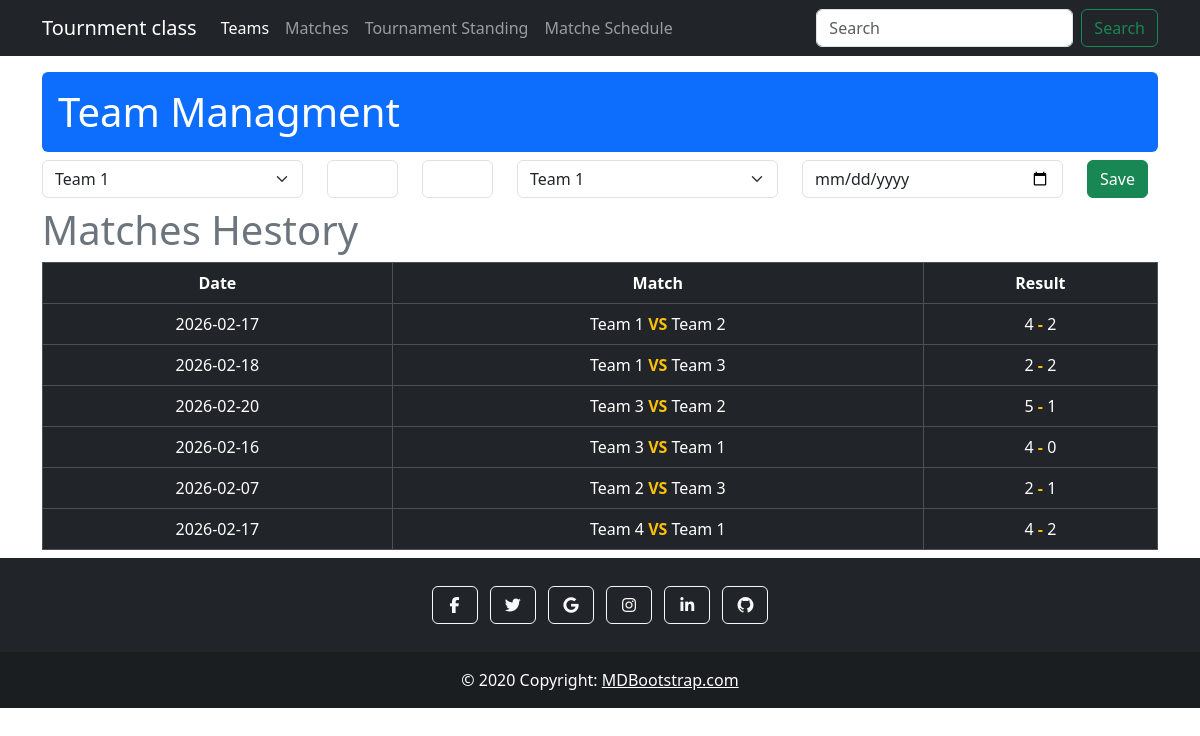
The app's page /matches.php with its own data.
### tables this page shows
CREATE TABLE `matches` (
  `id` int(11) NOT NULL,
  `team1_id` int(11) NOT NULL,
  `team2_id` int(11) NOT NULL,
  `team1_goals` int(11) NOT NULL,
  `team2_goals` int(11) NOT NULL,
  `match_date` date NOT NULL
);

CREATE TABLE `teams` (
  `id` int(11) NOT NULL,
  `class_name` varchar(255) NOT NULL,
  `points` int(11) NOT NULL,
  `goals_scored` int(11) NOT NULL,
  `goals_aginest` int(11) NOT NULL
);

### matches.php (the view, shortened to what this page needs)
<?php include "./includes/header.php" ?>
<h1 class="bg-primary text-white p-3 rounded">Team Managment</h1>
<form action="" method="post">
    <div class="row">
        <div class="col-md-3">
            <select class="form-select" name="team1_id" id="">
                <?php
                $teams = $pdo->query("SELECT * FROM `teams`");
                foreach ($teams as $team) { ?>
                    <option value="<?= $team['id'] ?>"><?= $team['class_name'] ?></option>
                <?php }
                ?>
            </select>
        </div>
        <div class="col-md-1">
            <input type="text" class="form-control" name="team1_goals">
        </div>
        <div class="col-md-1">
            <input type="text" class="form-control" name="team2_goals">
        </div>
        <div class="col-md-3">
            <select class="form-select" name="team2_id" id="">
                <?php
                $teams = $pdo->query("SELECT * FROM `teams`");
                foreach ($teams as $team) { ?>
                    <option value="<?= $team['id'] ?>"><?= $team['class_name'] ?></option>
                <?php }
                ?>
            </select>
        </div>
        <div class="col-md-3">
            <input class="form-control" type="date" name="date">
        </div>
        <div class="col-md-1">
            <button class="btn btn-success">Save</button>
        </div>
    </div>
</form>
<h1 class="text-secondary my-2">Matches Hestory</h1>
<table class="table table-hover table-dark table-bordered my-2 text-center">
    <tr>
        <th>Date</th>
        <th>Match</th>
        <th>Result</th>
    </tr>
    <tbody>
        <?php
        $matches = $pdo->query("SELECT team1.class_name AS team1_name,team2.class_name AS team2_name,matches.team1_goals AS team1_goals,matches.team2_goals AS team2_goals ,matches.match_date FROM matches
LEFT JOIN teams AS team1 ON matches.team1_id=team1.id
LEFT JOIN teams AS team2 ON matches.team2_id=team2.id");
        foreach ($matches as $team) { ?>
            <tr>
                <td><?= $team['match_date'] ?></td>
                <td><?= $team['team1_name'] ?> <span class="text-warning fw-bold">VS</span> <?= $team['team2_name'] ?></td>
                <td><?= $team['team1_goals'] ?> <span class="text-warning fw-bold">-</span> <?= $team['team2_goals'] ?></td>
            </tr>
        <?php }
        ?>
    </tbody>
</table>
<?php include "./includes/footer.php" ?>

### includes/header.php (shortened to what this page needs)
<!DOCTYPE html>
<html lang="en">
<head>
    <link rel="stylesheet" href="./css/bootstrap.min.css">
    <link rel="stylesheet" href="https://cdnjs.cloudflare.com/ajax/libs/font-awesome/7.0.1/css/all.min.css" />
</head>
<body>
    <nav
        class="navbar navbar-expand-sm navbar-dark bg-dark">
        <div class="container">
            <a class="navbar-brand" href="index.php">Tournment class</a>
            <div class="collapse navbar-collapse" id="collapsibleNavId">
                <ul class="navbar-nav me-auto mt-2 mt-lg-0">
                    <li class="nav-item">
                        <a class="nav-link active" href="teams.php" aria-current="page">Teams
                            <span class="visually-hidden">(current)</span></a>
                    </li>
                    <li class="nav-item">
                        <a class="nav-link" href="matches.php">Matches</a>
                    </li>
                    <li class="nav-item">
                        <a class="nav-link" href="standings.php">Tournament Standing</a>
                    </li>
                    <li class="nav-item">
                        <a class="nav-link" href="schedule.php">Matche Schedule</a>
                    </li>
                </ul>
                <form class="d-flex my-2 my-lg-0">
                    <input
                        class="form-control me-sm-2"
                        type="text"
                        placeholder="Search" />
                    <button
                        class="btn btn-outline-success my-2 my-sm-0"
                        type="submit">
                        Search
                    </button>
                </form>
            </div>
        </div>
    </nav>
    <div class="container mt-3">

### includes/footer.php (shortened to what this page needs)
</div>
<footer class="bg-dark text-center text-white">
  <div class="container p-4 pb-0">
    <section class="mb-4">
      <a class="btn btn-outline-light btn-floating m-1" href="#!" role="button"
        ><i class="fab fa-facebook-f"></i
      ></a>
      <a class="btn btn-outline-light btn-floating m-1" href="#!" role="button"
        ><i class="fab fa-twitter"></i
      ></a>
      <a class="btn btn-outline-light btn-floating m-1" href="#!" role="button"
        ><i class="fab fa-google"></i
      ></a>
      <a class="btn btn-outline-light btn-floating m-1" href="#!" role="button"
        ><i class="fab fa-instagram"></i
      ></a>
      <a class="btn btn-outline-light btn-floating m-1" href="#!" role="button"
        ><i class="fab fa-linkedin-in"></i
      ></a>
      <a class="btn btn-outline-light btn-floating m-1" href="#!" role="button"
        ><i class="fab fa-github"></i
      ></a>
    </section>
  </div>
  <div class="text-center p-3" style="background-color: rgba(0, 0, 0, 0.2);">
    © 2020 Copyright:
    <a class="text-white" href="https://mdbootstrap.com/">MDBootstrap.com</a>
  </div>
</footer>
</body>
</html>

### records on screen
matches: match_date "2026-02-17", team1.class_name "Team 1", team2.class_name "Team 2", team1_goals "4", team2_goals "2"
matches: match_date "2026-02-18", team1.class_name "Team 1", team2.class_name "Team 3", team1_goals "2", team2_goals "2"
matches: match_date "2026-02-20", team1.class_name "Team 3", team2.class_name "Team 2", team1_goals "5", team2_goals "1"
matches: match_date "2026-02-16", team1.class_name "Team 3", team2.class_name "Team 1", team1_goals "4", team2_goals "0"
matches: match_date "2026-02-07", team1.class_name "Team 2", team2.class_name "Team 3", team1_goals "2", team2_goals "1"
matches: match_date "2026-02-17", team1.class_name "Team 4", team2.class_name "Team 1", team1_goals "4", team2_goals "2"

### other values on screen
form field team1_id "Team 1"
form field team2_id "Team 1"
